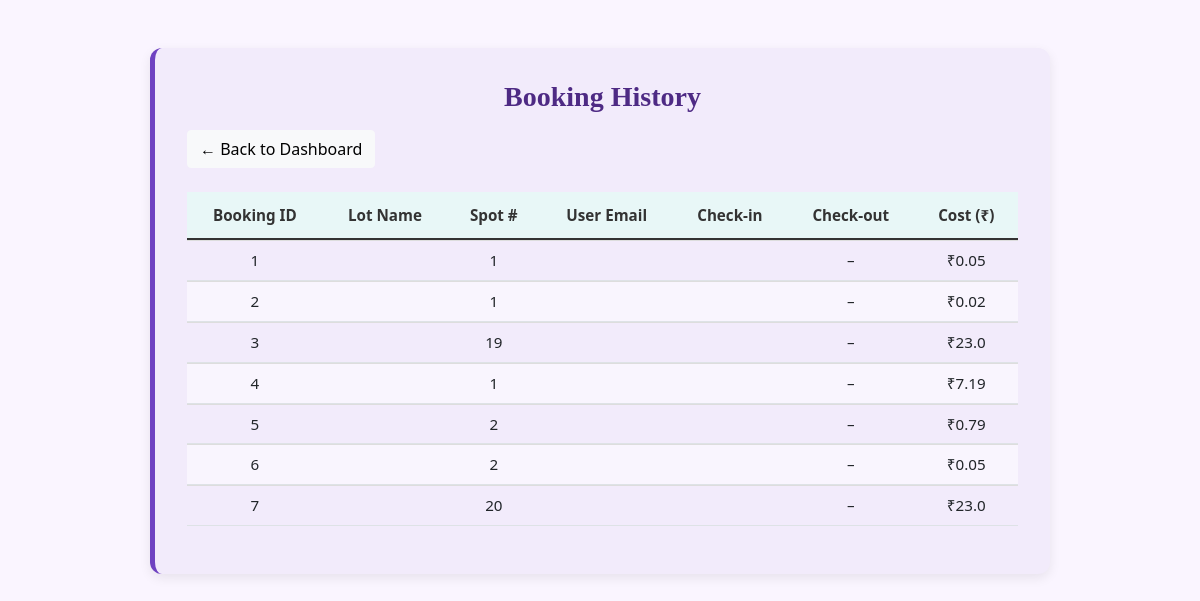
Before: /bookings with the older database file.
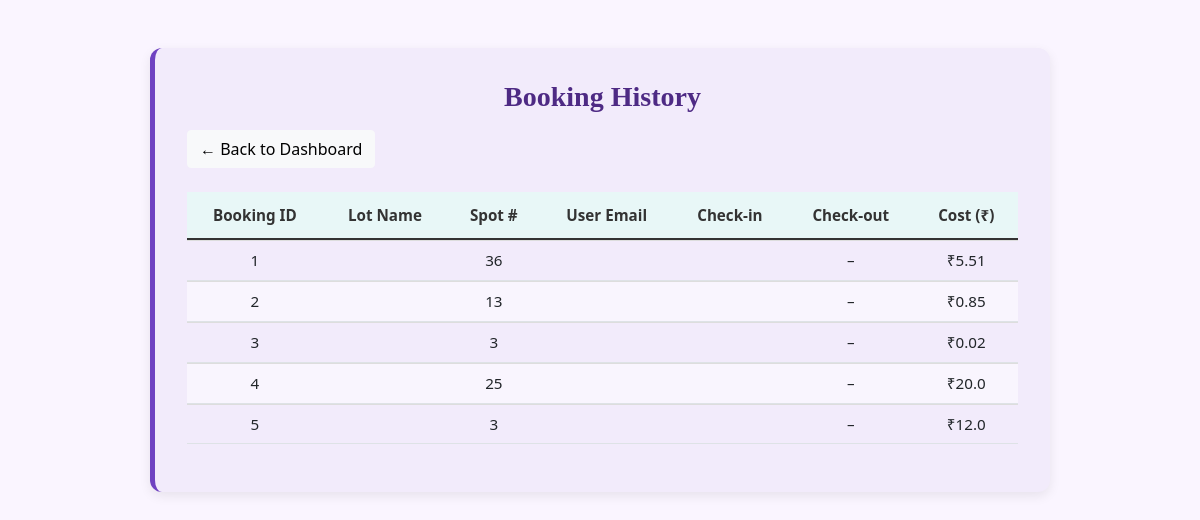
After: the same page with the newer database file.
### backend/models.py (models this page shows, shortened)
class Reservation(db.Model):
    __tablename__ = "reservations"
    id = db.Column(db.Integer, primary_key=True)
    spot_id = db.Column(db.Integer, db.ForeignKey('parking_spots.id'), nullable=False)
    user_id = db.Column(db.Integer, db.ForeignKey('user_info.id'), nullable=False)
    vehicle_no = db.Column(db.String(20), nullable=False)
    parking_timestamp = db.Column(db.DateTime, default=datetime.utcnow)
    leaving_timestamp = db.Column(db.DateTime, nullable=True)
    cost = db.Column(db.Float)

### backend/controllers.py (the view)
    @app.route("/bookings")
    def view_bookings():
        bookings = Reservation.query.all()
        return render_template("admin_bookings.html", bookings=bookings)

### templates/admin_bookings.html (shortened to what this page needs)
<!DOCTYPE html>
<html lang="en">
<head>
  <link rel="stylesheet" href="{{ url_for('static', filename='css/style.css') }}">
  <link href="https://cdn.jsdelivr.net/npm/bootstrap@5.0.2/dist/css/bootstrap.min.css" rel="stylesheet">
</head>
<body class="admin-bookings-page">
  <div class="bookings-container">
    <div class="bookings-card">
      <h2 class="bookings-title">Booking History</h2>
      <a href="/admin_dashboard" class="btn btn-light back-btn">← Back to Dashboard</a>
      <div class="table-responsive">
        <table class="table bookings-table">
          <thead>
            <tr>
              <th>Booking ID</th>
              <th>Lot Name</th>
              <th>Spot #</th>
              <th>User Email</th>
              <th>Check-in</th>
              <th>Check-out</th>
              <th>Cost (₹)</th>
            </tr>
          </thead>
          <tbody>
            {% for b in bookings %}
            <tr>
              <td>{{ b.id }}</td>
              <td>{{ b.lot_name }}</td>
              <td>{{ b.spot_id }}</td>
              <td>{{ b.user_email }}</td>
              <td>{{ b.in_time }}</td>
              <td>{{ b.out_time or '–' }}</td>
              <td>₹{{ b.cost }}</td>
            </tr>
            {% else %}
            <tr>
              <td colspan="7" class="text-center">No bookings found.</td>
            </tr>
            {% endfor %}
          </tbody>
        </table>
      </div>
    </div>
  </div>
</body>
</html>

### static/css/style.css (style rules this page uses)
* { margin: 0; padding: 0; box-sizing: border-box; }
body.admin-bookings-page { background:#faf5ff; font-family:'Segoe UI',sans-serif; }
.bookings-container { display:flex; justify-content:center; padding:3rem 1rem; }
.bookings-card { background:#f2ebfb; border-left:5px solid #6f42c1; border-radius:0.75rem; box-shadow:0 4px 12px rgba(0,0,0,0.08); padding:2rem; max-width:900px; width:100%; }
.bookings-title { font-size:1.75rem; font-weight:bold; color:#4e2a84; margin-bottom:1rem; font-family:'Brush Script MT',cursive; text-align:center; }
.back-btn { display:inline-block; margin-bottom:1.5rem; color:#4e2a84; background:#fff; border:1px solid #6f42c1; border-radius:0.5rem; padding:0.5rem 1rem; text-decoration:none; }
.table-responsive { overflow-x:auto; }
.bookings-table { width:100%; border-collapse:separate; border-spacing:0; }
.bookings-table th { background:#e6dbf7; color:#4e2a84; font-weight:600; border-bottom:2px solid #6f42c1; text-align:center; }
.bookings-table td { padding:0.75rem; vertical-align:middle; text-align:center; border-top:1px solid #ddd; }
.bookings-table tr:nth-child(even) { background:#f9f5fe; }
body { background: #f5f7fa; font-family: 'Poppins', sans-serif; margin: 0; padding: 0; }
.table { font-size: 0.95rem; }
.table thead th { background-color: #f8f9fb; border-bottom: none; font-weight: 600; padding: 0.75rem 1rem; }
.table tbody td { vertical-align: middle; }
.table thead th { background-color: #e8f7f7; color: #333; border-bottom: 2px solid #d0e8e8; font-weight: 600; }
body { background: linear-gradient(135deg, #f8f9fa, #e9ecef); }

Changed rows visible on the page:
removed Reservation: id "6", spot_id "2", out_time "–", cost "0.05"
removed Reservation: id "7", spot_id "20", out_time "–", cost "23.0"
changed Reservation id 1: spot_id "1" → "36"; cost "0.05" → "5.51"
changed Reservation id 2: spot_id "1" → "13"; cost "0.02" → "0.85"
changed Reservation id 3: spot_id "19" → "3"; cost "23.0" → "0.02"
changed Reservation id 4: spot_id "1" → "25"; cost "7.19" → "20.0"
changed Reservation id 5: spot_id "2" → "3"; cost "0.79" → "12.0"
